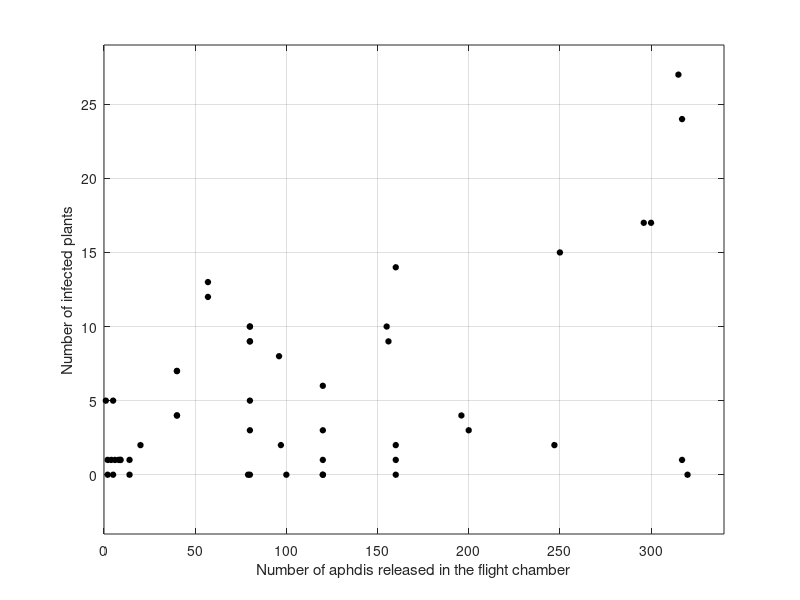

MATLAB code for this plot: (Note: this script raises an error after producing the figure.)
%% Example - Analyis of the aphids data from:
% Turner, T. R. (2000). 
% Estimating the Propagation Rate of a Viral Infection of Potato Plants via Mixtures of Regressions. 
% Journal of the Royal Statistical Society. Series C (Applied Statistics), 49(3), 371–384. 
% http://www.jstor.org/stable/2680771

% Start with a clean workspace
clear;

% Load the data set
load aphids.mat;
NumAphids = aphids(:,1);
NumInfected = aphids(:,2);

% Visualise the data
plot(NumAphids, NumInfected, 'ko', ...
    'MarkerSize',4, 'MarkerFaceColor','k','MarkerEdgeColor','k');
xlim([0 340]); ylim([-4 29]); grid on;
xlabel('Number of aphdis released in the flight chamber');
ylabel('Number of infected plants');
set(gcf,'color','w');
hold on;

% Fit a mixture of linear regression models
% Following Turner (2000), we do not model the first column (Num. aphids)
% and instead assume the second column (Num. infected) follows a 
% mixture of Gaussian linear regressions. We use the keyword 'skip' to
% tell snob which columns can be ignored. Alternatively, we may choose to
% model the first column as a, say, normal distribution.
% Note that we start with 4 classes and let snob automatically choose the 
% number of classes.
mm = snob(aphids, {'skip', 1, 'linreg', [2 1]}, 'k', 4, 'display', false);

% Plot fitted regression lines
N = 100;
n = length(NumAphids);
x = linspace(1,350,N)';
mu = zeros(N, mm.nClasses);
res = zeros(n, mm.nClasses);
fit = zeros(n, mm.nClasses);
nc = mm.Nk;
for k = 1:mm.nClasses
    m = mm.class{k}.model{end};
    b0  = m.theta(2);
    b   = m.theta(3:end);
    mu(:,k)  = b0 + x*b;
    fit(:,k) = b0 + NumAphids*b;
    res(:,k) = (NumInfected - fit(:,k));
end
colororder([0.9 0.2 0.2; 0.2 0.2 1]);
plot(x, mu, '--', 'LineWidth', 1);
legend('Data',['Class 1 (N=',num2str(nc(1),2),')'], ...
    ['Class 1 (N=',num2str(nc(2),2),')'], ...
    'Location','Northwest');
hold off;

% Determine size of each plot point
scale = mm.r;

% Diagnostic plot: number of aphids vs residuals
figure;
scatter(NumAphids, res, scale*10, 'k', 'filled');
xlim([0 340]); ylim([-22 24]); grid;
xlabel('Number of aphdis released in the flight chamber');
ylabel('Residuals');
grid on; box on;
set(gcf,'color','w');

% Diagnostic plot: fitted values vs residuals
figure;
scatter(fit, res, scale*10, 'k', 'filled');
xlim([0 27]); ylim([-8 24]); grid;
xlabel('Fitted values');
ylabel('Residuals');
grid on; box on;
set(gcf,'color','w');
